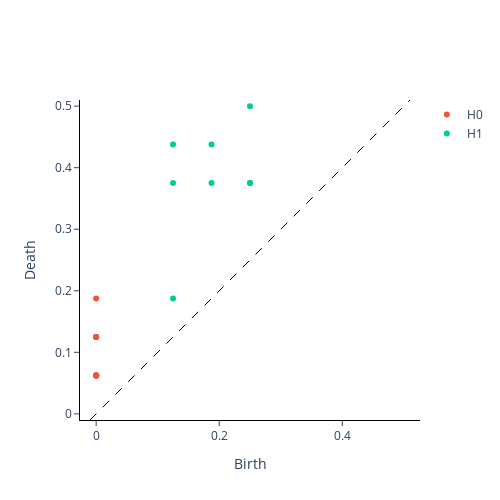

Here is the notebook cell this chart was saved with:
### Code cell
vr_persistence = VietorisRipsPersistence(
        metric="precomputed",
        homology_dimensions=[0, 1],  # Compute H0 and H1
        collapse_edges=True  # Handle disconnected graphs
    )

diagrams = vr_persistence.fit_transform([adj_matrix])[0]
plot_diagram(diagrams)

### Figure 1 — Plotly figure (JSON) as saved in the notebook; plotly's stock layout.template omitted (floating-point values rounded to 4 significant figures)
{"data": [{"hoverinfo": "none", "line": {"color": "black", "dash": "dash", "width": 1}, "mode": "lines", "showlegend": false, "type": "scatter", "x": [-0.01, 0.51], "y": [-0.01, 0.51]}, {"hoverinfo": "text", "hovertext": ["(0.0, 0.0625), multiplicity: 6", "(0.0, 0.0625), multiplicity: 6", "(0.0, 0.0625), multiplicity: 6", "(0.0, 0.0625), multiplicity: 6", "(0.0, 0.0625), multiplicity: 6", "(0.0, 0.0625), multiplicity: 6", "(0.0, 0.125), multiplicity: 3", "(0.0, 0.125), multiplicity: 3", "(0.0, 0.125), multiplicity: 3", "(0.0, 0.1875)"], "mode": "markers", "name": "H0", "type": "scatter", "x": [0, 0, 0, 0, 0, 0, 0, 0, 0, 0], "y": [0.0625, 0.0625, 0.0625, 0.0625, 0.0625, 0.0625, 0.125, 0.125, 0.125, 0.1875]}, {"hoverinfo": "text", "hovertext": ["(0.25, 0.5)", "(0.25, 0.375), multiplicity: 2", "(0.25, 0.375), multiplicity: 2", "(0.1875, 0.4375)", "(0.1875, 0.375)", "(0.125, 0.4375)", "(0.125, 0.375)", "(0.125, 0.1875)"], "mode": "markers", "name": "H1", "type": "scatter", "x": [0.25, 0.25, 0.25, 0.1875, 0.1875, 0.125, 0.125, 0.125], "y": [0.5, 0.375, 0.375, 0.4375, 0.375, 0.4375, 0.375, 0.1875]}], "layout": {"height": 500, "plot_bgcolor": "white", "width": 500, "xaxis": {"autorange": false, "exponentformat": "e", "linecolor": "black", "linewidth": 1, "mirror": false, "range": [-0.01, 0.51], "showexponent": "all", "showline": true, "side": "bottom", "ticks": "outside", "title": {"text": "Birth"}, "type": "linear", "zeroline": true}, "yaxis": {"autorange": false, "exponentformat": "e", "linecolor": "black", "linewidth": 1, "mirror": false, "range": [-0.01, 0.51], "scaleanchor": "x", "scaleratio": 1, "showexponent": "all", "showline": true, "side": "left", "ticks": "outside", "title": {"text": "Death"}, "type": "linear", "zeroline": true}}}
